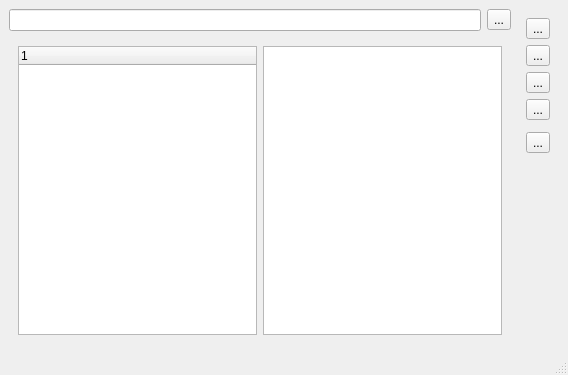
<?xml version="1.0" encoding="UTF-8"?>
<ui version="4.0">
 <class>Copya</class>
 <widget class="QMainWindow" name="Copya">
  <property name="geometry">
   <rect>
    <x>0</x>
    <y>0</y>
    <width>568</width>
    <height>375</height>
   </rect>
  </property>
  <property name="windowTitle">
   <string>Copya</string>
  </property>
  <widget class="QWidget" name="centralwidget">
   <layout class="QGridLayout" name="gridLayout_3">
    <item row="1" column="0" rowspan="2" colspan="2">
     <widget class="QWidget" name="widget_2" native="true">
      <layout class="QGridLayout" name="gridLayout_2">
       <item row="0" column="0" rowspan="2">
        <widget class="QTreeWidget" name="treeWidget">
         <column>
          <property name="text">
           <string notr="true">1</string>
          </property>
         </column>
        </widget>
       </item>
       <item row="0" column="1" rowspan="2">
        <widget class="QPlainTextEdit" name="plainTextEdit"/>
       </item>
      </layout>
     </widget>
    </item>
    <item row="0" column="1">
     <widget class="QToolButton" name="searchButton">
      <property name="text">
       <string>...</string>
      </property>
     </widget>
    </item>
    <item row="0" column="0">
     <widget class="QLineEdit" name="lineEdit"/>
    </item>
    <item row="0" column="2" rowspan="3">
     <widget class="QWidget" name="widget" native="true">
      <layout class="QGridLayout" name="gridLayout">
       <item row="4" column="0">
        <widget class="QWidget" name="widget_3" native="true"/>
       </item>
       <item row="3" column="0">
        <widget class="QToolButton" name="markNormalButton">
         <property name="text">
          <string>...</string>
         </property>
         <property name="icon">
          <iconset resource="icon.qrc">
           <normaloff>:/main/icon/MynauiLabelLight.svg</normaloff>:/main/icon/MynauiLabelLight.svg</iconset>
         </property>
         <property name="iconSize">
          <size>
           <width>20</width>
           <height>20</height>
          </size>
         </property>
        </widget>
       </item>
       <item row="6" column="0">
        <spacer name="verticalSpacer">
         <property name="orientation">
          <enum>Qt::Vertical</enum>
         </property>
         <property name="sizeHint" stdset="0">
          <size>
           <width>20</width>
           <height>40</height>
          </size>
         </property>
        </spacer>
       </item>
       <item row="1" column="0">
        <widget class="QToolButton" name="deleteButton">
         <property name="text">
          <string>...</string>
         </property>
         <property name="icon">
          <iconset resource="icon.qrc">
           <normaloff>:/main/icon/MaterialSymbolsDelete.svg</normaloff>:/main/icon/MaterialSymbolsDelete.svg</iconset>
         </property>
         <property name="iconSize">
          <size>
           <width>20</width>
           <height>20</height>
          </size>
         </property>
        </widget>
       </item>
       <item row="0" column="0">
        <widget class="QToolButton" name="refreshButton">
         <property name="text">
          <string>...</string>
         </property>
         <property name="icon">
          <iconset resource="icon.qrc">
           <normaloff>:/main/icon/SolarRefreshBold.svg</normaloff>:/main/icon/SolarRefreshBold.svg</iconset>
         </property>
         <property name="iconSize">
          <size>
           <width>20</width>
           <height>20</height>
          </size>
         </property>
        </widget>
       </item>
       <item row="2" column="0">
        <widget class="QToolButton" name="markImportantButton">
         <property name="text">
          <string>...</string>
         </property>
         <property name="icon">
          <iconset resource="icon.qrc">
           <normaloff>:/main/icon/MynauiLabelSolid.svg</normaloff>:/main/icon/MynauiLabelSolid.svg</iconset>
         </property>
         <property name="iconSize">
          <size>
           <width>20</width>
           <height>20</height>
          </size>
         </property>
        </widget>
       </item>
       <item row="5" column="0">
        <widget class="QToolButton" name="addLabelButton">
         <property name="text">
          <string>...</string>
         </property>
         <property name="icon">
          <iconset resource="icon.qrc">
           <normaloff>:/main/icon/MaterialSymbolsAdd.svg</normaloff>:/main/icon/MaterialSymbolsAdd.svg</iconset>
         </property>
         <property name="iconSize">
          <size>
           <width>20</width>
           <height>20</height>
          </size>
         </property>
        </widget>
       </item>
      </layout>
     </widget>
    </item>
   </layout>
  </widget>
  <widget class="QMenuBar" name="menubar">
   <property name="geometry">
    <rect>
     <x>0</x>
     <y>0</y>
     <width>568</width>
     <height>23</height>
    </rect>
   </property>
  </widget>
  <widget class="QStatusBar" name="statusbar"/>
 </widget>
 <resources>
  <include location="icon.qrc"/>
 </resources>
 <connections/>
</ui>
